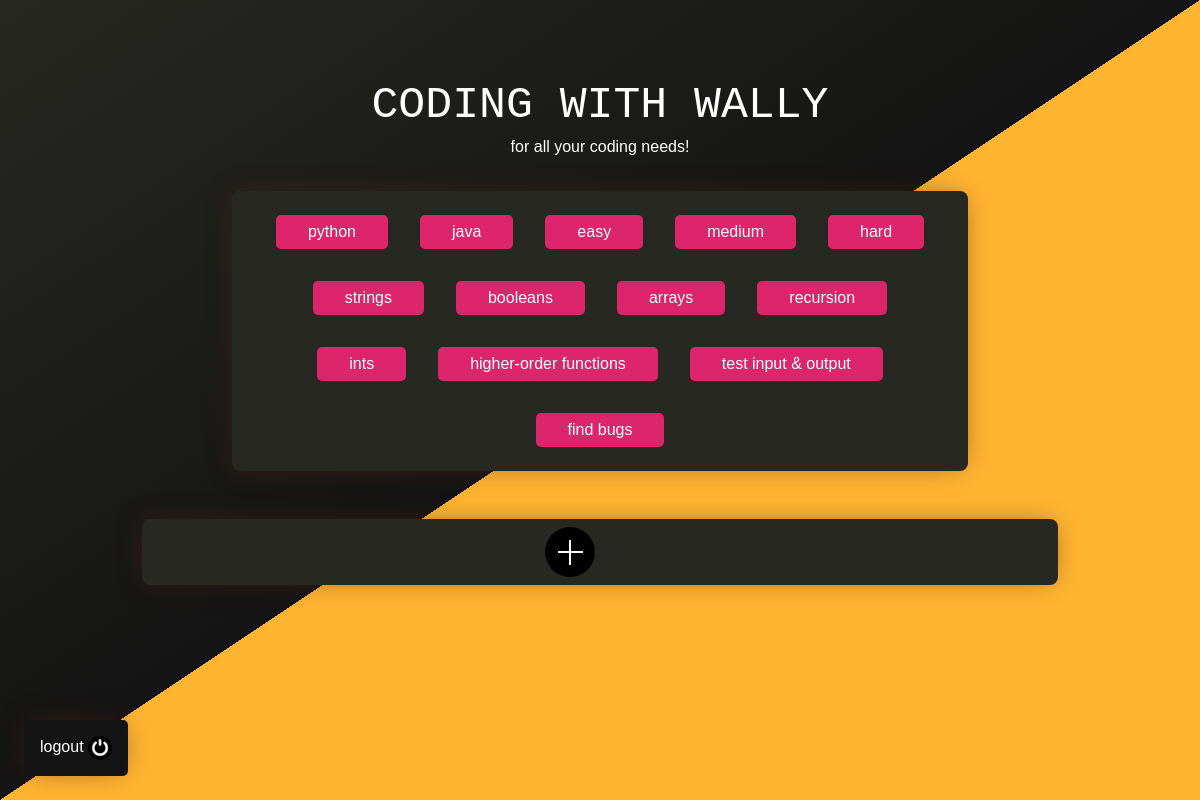
Page / (signed in) on the earlier database version.
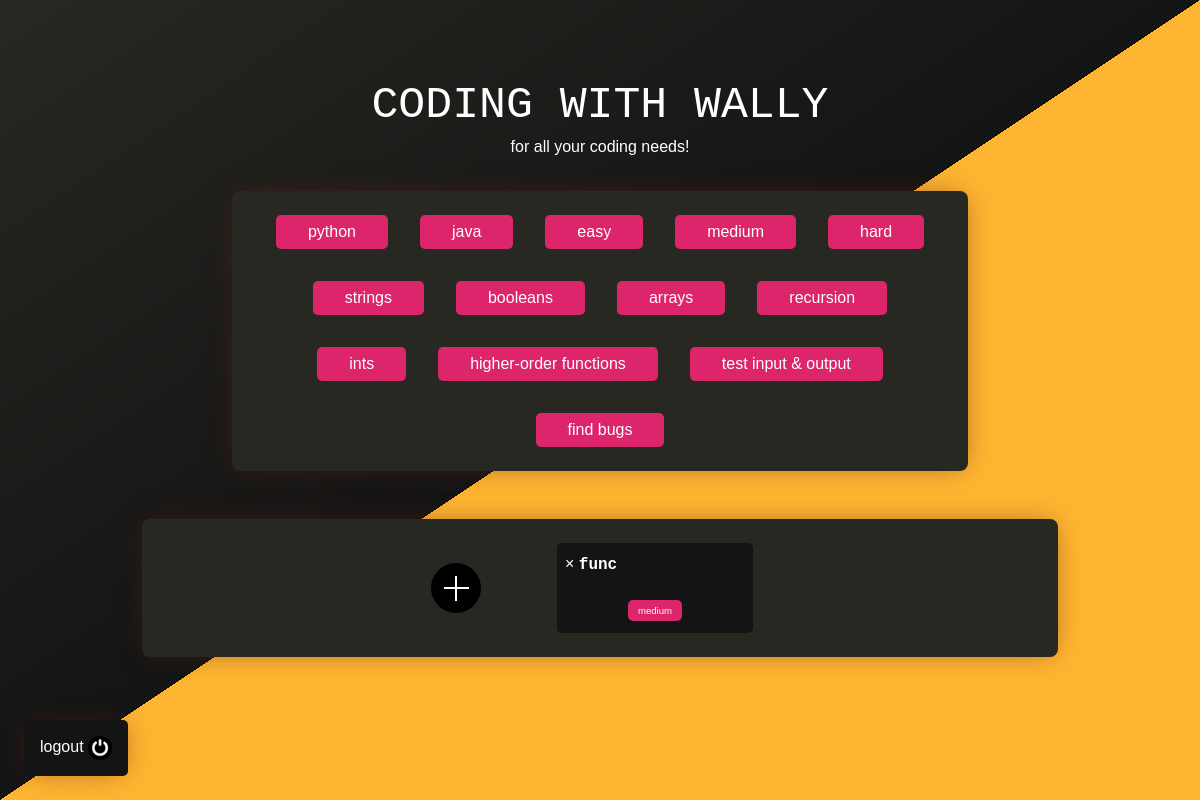
Same page on the later database version.
### model.py (models this page shows, shortened)
class Problem(db.Model):
    __table_args__ = {'extend_existing': True}
    func_name = db.Column("func_name", db.String(50), primary_key = True)
    func_call = db.Column(db.String(70), nullable = False)
    author = db.Column(db.String(40), nullable = False)
    desc = db.Column(db.String, nullable = False)
    testInputs = db.Column(db.String, nullable = False)
    testInputAnswers = db.Column(db.String, nullable = False)
    tags = db.Column(db.String, nullable = False)
    function = db.Column(db.String, nullable = False)

### routes.py (the view)
@wally.route('/', methods=["POST", "GET"])
def index():
    global addProbInputs
    global addProbOutputs
    addProbInputs = []
    addProbOutputs = []
    global problem
    global contents
    global probDict
    problem = ""
    contents = ""
    initDict()
    initAdminAcc()
    if "user" not in session:
        return redirect(url_for('wally.login'))
    else:
        return render_template('index.html', problems=probDict, tagList=tagList, admin=session["isAdmin"])

### accounts.py (called while the page is built)
def initAdminAcc():
    accounts = [User(email = "zdodds@hmc.edu", password = "WeLoveCS!", admin = True)]
    for user in accounts:
        if db.session.query(User.id).filter_by(email = user.email).first() is None:
            user.password = bcrypt.generate_password_hash(user.password).decode("utf-8")
            db.session.add(user)
            db.session.commit()

### routes.py (called while the page is built)
def initDict():  # adds all problems currently in database to the dictionary probDict
    global probDict
    probs = Problem.query.all()
    for prob in probs:
        if prob.func_name not in probDict:
            addToDict(prob)

### templates/index.html (shortened to what this page needs)
<!DOCTYPE html>
<html lang="en">
<head>
    <link rel="stylesheet" href="{{url_for('static', filename = 'css/index.css') }}">
    <link rel="stylesheet" href="{{url_for('static', filename = 'css/misc.css') }}">
</head>
<body class="noselect">
    <h1 class="animate fadeInDown one">CODING WITH WALLY</h1>
    <p class="animate fadeInDown one" style="width: 80%; margin: auto;">for all your coding needs!</p>
    <div id="tags" class="animate fadeInDown one">
        {% for tag in tagList %}
        <div class="tag hvr-grow" style="background-color: rgb(220, 37, 106);">{{tag}}</div>
        {% endfor %}
    </div>
    <div id="flex" class="animate fadeInDown one">
        {% if admin == 1 %}
        <div class="plus" id="plus">
        </div>
        {% endif %}
        {% for key, value in problems.items() %}
        <a class="flexchild">
            {% if admin == 1 %}
            <span class="x">&times;</span>
            {% endif %}
            <h4 style="display: inline-block;">{{key}}</h4>
            <div id="tagsSmallFlex">
                {% for tag in problems[key]['tags'] %}
                <div data-value="{{tag}}" class="tagsSmall">{{tag}}</div>
                {% endfor %}
            </div>
        </a>
        {% endfor %}
    </div>
    <a href="/logout" id="logoutBtn" class="hvr-overline-from-center"> logout
        <img src="{{url_for('static', filename = 'assets/power.png') }}" id="logoutIcon"></img>
    </a>
</body>
</html>

### static/css/index.css (style rules this page uses)
:root { --darkBlack: rgb(20, 20, 20); --darkGray: rgb(39, 40, 34); --marigold: rgb(255, 181, 49); }
html, body { font-family: "Verdana", sans-serif; min-height: 100vh; min-width: 100vw; background: linear-gradient(to bottom right, var(--darkGray) 0%, var(--darkBlack) 50%, rgb(255, 181, 49) 50%, rgb(255, 181, 49) 100%); color: white; cursor: default; text-align: center; margin: 0; overflow-x: hidden; overflow-y: auto; }
h1 { margin-top: 10vh; margin-bottom: 1vh; font-family: 'Courier New', monospace; font-weight: normal; font-size: 2.8em; }
h4 { font-family: 'Courier New', monospace; margin-top: 0.3em; }
#tags { box-shadow: 0px 0px 28px -6px rgba(98, 34, 23, 0.61); display: flex; align-items: center; justify-content: center; flex-wrap: wrap; background-color: var(--darkGray); border-radius: 8px; width: 60%; margin: 2.2em auto; padding: 0.5em }
.tag { display: inline-block; background-color: rgb(220, 37, 106); margin: 1em; padding: 0.5em 2em; border-radius: 5px; }
#flex { align-items: center; justify-content: center; box-shadow: 0px 0px 28px -6px rgba(98, 34, 23, 0.61); border-radius: 8px; display: flex; flex-wrap: wrap; background-color: var(--darkGray); max-width: 75%; margin: 3em auto; padding: 0.5em }
.flexchild { flex: 0 0 20%; display: inline-block; background-color: var(--darkBlack); margin: 1em; padding: 0.5em; border-radius: 5px; text-align: left; transition: background-color 0.2s ease-in; }
a:-webkit-any-link { color: white; text-decoration: none; }
#tagsSmallFlex { align-items: center; justify-content: center; display: flex; flex-wrap: wrap; }
.tagsSmall { font-size: 0.6em; display: inline-block; background-color: #dc256a; margin: 0.5em; padding: 0.5em 1em; border-radius: 5px; }
.plus { display:inline-block; width:50px; height:50px; margin-right: 5vw; background: linear-gradient(#fff,#fff), linear-gradient(#fff,#fff), #000; background-position:center; background-size: 50% 2px,2px 50%; background-repeat:no-repeat; border-radius: 50%; }
#logoutBtn { box-shadow: 0px 0px 28px -6px rgba(98, 34, 23, 0.61); background-color: rgb(20, 20, 20); position: fixed; left: 3vh; bottom: 3vh; padding: 1em; border-radius: 5px; vertical-align: middle; }
#logoutIcon { vertical-align: middle; height: 3vh; width: 3vh; display: inline-block; }

### static/css/misc.css (style rules this page uses)
.noselect { -webkit-touch-callout: none; -webkit-user-select: none; -khtml-user-select: none; -moz-user-select: none; -ms-user-select: none; user-select: none; }
.hvr-grow { display: inline-block; vertical-align: middle; transform: translateZ(0); box-shadow: 0 0 1px rgba(0, 0, 0, 0); backface-visibility: hidden; -moz-osx-font-smoothing: grayscale; transition-duration: 0.3s; transition-property: transform; }
.animate { -webkit-animation-duration: 0.5s; animation-duration: 0.5s; -webkit-animation-fill-mode: both; animation-fill-mode: both; }
.one { -webkit-animation-delay: 0.01s; -moz-animation-delay: 0.01s; animation-delay: 0.01s; }
.fadeInDown { -webkit-animation-name: fadeInDown; animation-name: fadeInDown; }
.hvr-overline-from-center { display: inline-block; vertical-align: middle; -webkit-transform: perspective(1px) translateZ(0); transform: perspective(1px) translateZ(0); box-shadow: 0 0 1px rgba(0, 0, 0, 0); position: relative; overflow: hidden; }
.hvr-overline-from-center:before { content: ""; position: absolute; z-index: -1; left: 51%; right: 51%; top: 0; background: rgb(255, 181, 49); height: 4px; -webkit-transition-property: left, right; transition-property: left, right; -webkit-transition-duration: 0.3s; transition-duration: 0.3s; -webkit-transition-timing-function: ease-out; transition-timing-function: ease-out; }

Differences in the rows shown:
added Problem: func_name "func", tag "medium"
